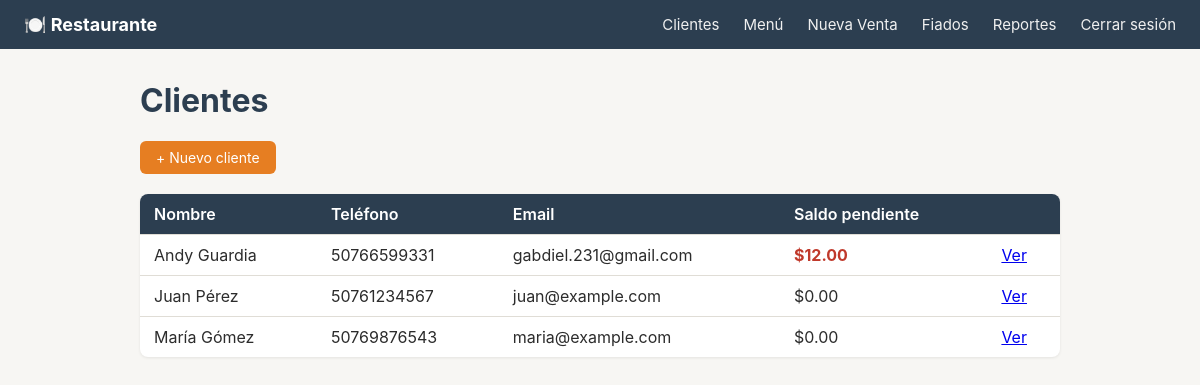
The app's page /clientes (signed in) with its own data.
### models.py (models this page shows, shortened)
class Cliente(db.Model):
    __tablename__ = "clientes"
    id = db.Column(db.Integer, primary_key=True)
    nombre = db.Column(db.String(120), nullable=False)
    telefono = db.Column(db.String(20))          # para enviar por WhatsApp
    email = db.Column(db.String(120))            # para enviar por correo
    direccion = db.Column(db.String(200))
    fecha_registro = db.Column(db.DateTime, default=datetime.utcnow)
    facturas = db.relationship("Factura", backref="cliente", lazy=True)
    @property
    def saldo_pendiente(self):
        total = 0
        for f in self.facturas:
            if f.estado in ("fiado", "abonada"):
                total += f.saldo
        return total

class Factura(db.Model):
    __tablename__ = "facturas"
    id = db.Column(db.Integer, primary_key=True)
    cliente_id = db.Column(db.Integer, db.ForeignKey("clientes.id"), nullable=False)
    fecha = db.Column(db.DateTime, default=datetime.utcnow)
    total = db.Column(db.Numeric(10, 2), nullable=False, default=0)
    estado = db.Column(db.String(20), nullable=False, default="pagada")
    metodo_pago = db.Column(db.String(30))         # efectivo, tarjeta, transferencia...
    detalles = db.relationship(
        "DetalleFactura", backref="factura", lazy=True, cascade="all, delete-orphan"
    )
    abonos = db.relationship(
        "Abono", backref="factura", lazy=True, cascade="all, delete-orphan"
    )
    @property
    def total_abonado(self):
        total = (
            db.session.query(db.func.coalesce(db.func.sum(Abono.monto), 0))
            .filter(Abono.factura_id == self.id)
            .scalar()
        )
        return float(total)
    @property
    def saldo(self):
        if self.estado == "pagada":
            return 0
        return float(self.total) - float(self.total_abonado)

### app.py (the view)
@app.route("/clientes")
@login_requerido
def listar_clientes():
    clientes = Cliente.query.order_by(Cliente.nombre).all()
    return render_template("clientes.html", clientes=clientes)

### utils/auth.py (called while the page is built)
def login_requerido(f):
    @wraps(f)
    def decorada(*args, **kwargs):
        if not session.get("logueado"):
            flash("Debes iniciar sesión para continuar.", "danger")
            return redirect(url_for("login", next=request.path))
        return f(*args, **kwargs)
    return decorada

### templates/clientes.html (shortened to what this page needs)
{% extends "base.html" %}
{% block content %}
    <h1>Clientes</h1>
    <a class="btn" href="{{ url_for('nuevo_cliente') }}">+ Nuevo cliente</a>
    <br><br>
    <table>
        <tr><th>Nombre</th><th>Teléfono</th><th>Email</th><th>Saldo pendiente</th><th></th></tr>
        {% for c in clientes %}
        <tr>
            <td>{{ c.nombre }}</td>
            <td>{{ c.telefono or '-' }}</td>
            <td>{{ c.email or '-' }}</td>
            <td>
                {% if c.saldo_pendiente > 0 %}
                    <span class="saldo-negativo">${{ "%.2f"|format(c.saldo_pendiente) }}</span>
                {% else %}
                    $0.00
                {% endif %}
            </td>
            <td><a href="{{ url_for('ver_cliente', cliente_id=c.id) }}">Ver</a></td>
        </tr>
        {% else %}
        <tr><td colspan="5">No hay clientes registrados.</td></tr>
        {% endfor %}
    </table>
{% endblock %}

### static/css/style.css (style rules this page uses)
:root { --primario: #2c3e50; --acento: #e67e22; --exito: #27ae60; --peligro: #c0392b; --fondo: #f7f6f3; --texto: #2c2c2c; --borde: #e0ddd6; }
* { box-sizing: border-box; }
body { font-family: -apple-system, "Segoe UI", Roboto, sans-serif; background: var(--fondo); color: var(--texto); margin: 0; }
h1, h2, h3 { color: var(--primario); }
table { width: 100%; border-collapse: collapse; background: #fff; border-radius: 8px; overflow: hidden; box-shadow: 0 1px 3px rgba(0,0,0,0.08); }
th, td { padding: 10px 14px; text-align: left; border-bottom: 1px solid var(--borde); }
th { background: var(--primario); color: #fff; font-weight: 600; }
tr:last-child td { border-bottom: none; }
.btn { display: inline-block; padding: 8px 16px; border-radius: 6px; border: none; background: var(--acento); color: #fff; text-decoration: none; font-size: 14px; cursor: pointer; }
.saldo-negativo { color: var(--peligro); font-weight: 700; }

### records on screen
Cliente: nombre "Andy Guardia", telefono "50766599331", email "gabdiel.231@gmail.com"
Factura: saldo_pendiente "12.00"
Cliente: nombre "Juan Pérez", telefono "50761234567", email "juan@example.com", shows "$0.00"
Cliente: nombre "María Gómez", telefono "50769876543", email "maria@example.com", shows "$0.00"
